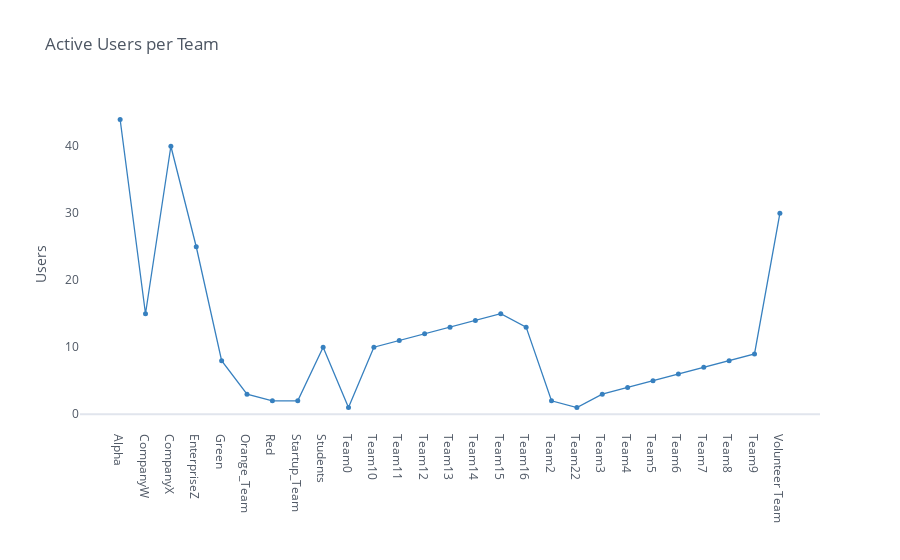

Notebook cell for this chart:
### Code cell
import plotly.graph_objs as go
import plotly
from plotly.offline import download_plotlyjs, init_notebook_mode, plot, iplot
import cufflinks as cf
cf.set_config_file(offline=True)

# Distribution of team size
df0 = pd.DataFrame(useractivity.groupby('team')['email'].nunique())
df_ = df0
df_.iplot(y='email', theme='white', mode='lines+markers', color='blue', 
          title='Active Users per Team', size=5, showgrid=False, yTitle='Users')

### Figure 1 — Plotly figure (JSON) as saved in the notebook; plotly's stock layout.template omitted (floating-point values rounded to 4 significant figures)
{"data": [{"line": {"color": "rgba(55, 128, 191, 1.0)", "dash": "solid", "shape": "linear", "width": 1.3}, "marker": {"size": 5, "symbol": "circle"}, "mode": "lines+markers", "name": "email", "text": "", "type": "scatter", "x": ["Alpha", "CompanyW", "CompanyX", "EnterpriseZ", "Green", "Orange_Team", "Red", "Startup_Team", "Students", "Team0", "Team10", "Team11", "Team12", "Team13", "Team14", "Team15", "Team16", "Team2", "Team22", "Team3", "Team4", "Team5", "Team6", "Team7", "Team8", "Team9", "Volunteer Team"], "y": [44, 15, 40, 25, 8, 3, 2, 2, 10, 1, 10, 11, 12, 13, 14, 15, 13, 2, 1, 3, 4, 5, 6, 7, 8, 9, 30]}], "layout": {"autosize": true, "legend": {"bgcolor": "#FFFFFF", "font": {"color": "#4D5663"}}, "paper_bgcolor": "#FFFFFF", "plot_bgcolor": "#FFFFFF", "title": {"font": {"color": "#4D5663"}, "text": "Active Users per Team"}, "xaxis": {"autorange": true, "gridcolor": "#E1E5ED", "range": [-1.611, 27.61], "showgrid": false, "tickfont": {"color": "#4D5663"}, "title": {"font": {"color": "#4D5663"}, "text": ""}, "type": "category", "zerolinecolor": "#E1E5ED"}, "yaxis": {"autorange": true, "gridcolor": "#E1E5ED", "range": [-2.206, 47.21], "showgrid": false, "tickfont": {"color": "#4D5663"}, "title": {"font": {"color": "#4D5663"}, "text": "Users"}, "type": "linear", "zerolinecolor": "#E1E5ED"}}}
